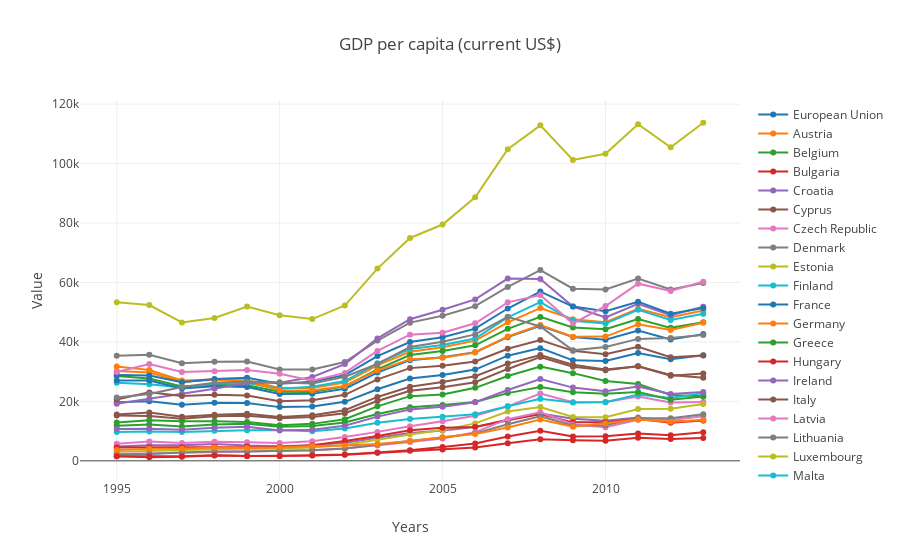

The notebook cell this image was saved under:
### Markdown cell above
#### Graphic that shows the GDP evolution through time

Analogously, we first plot a graph containing all the countries from the European Union and that makes use of the function that filters for commum dates, the function stage_prep, and by indicator.

### Code cell
plot_line(stage_prep(chosen_indicators[1]))
